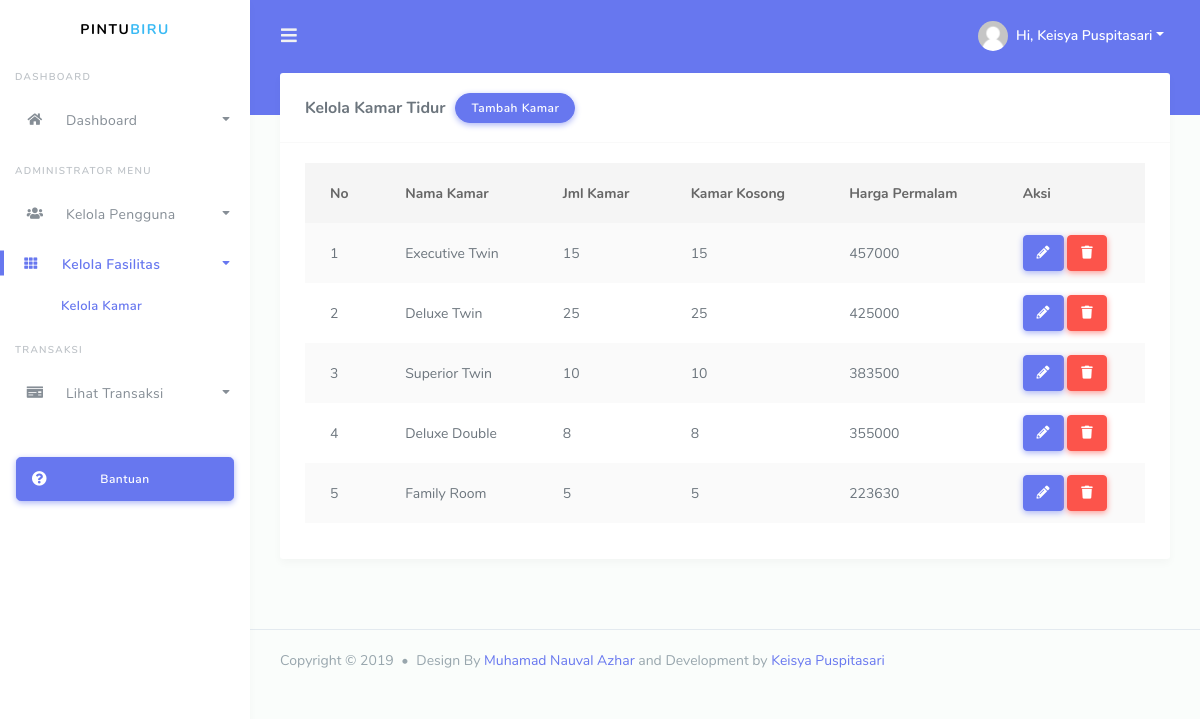
/admin/kamar.html (signed in), run on the app's committed database.
### tables this page shows
CREATE TABLE `tb_room` (
  `id_room` int(11) NOT NULL,
  `nama_room` varchar(50) NOT NULL,
  `jml_kamar` int(11) NOT NULL,
  `size_dewasa` int(11) NOT NULL,
  `size_anak` int(11) NOT NULL,
  `jml_tersedia` int(11) NOT NULL,
  `kasur_ranjang` int(11) NOT NULL,
  `kasur_single` int(11) NOT NULL,
  `harga` int(11) NOT NULL
);

### db/Kamar.php (called while the page is built, shortened)
<?php
    class Kamar
    {
        public function __construct()
        {
            require 'Koneksi.php';
            $this->db = $koneksi;
        }
        public function read()
        {
            $sql = "SELECT * from tb_room";
            $stmt = $this->db->prepare($sql);
            $stmt->execute();
            return $stmt;
        }
    }
?>

### admin/page/kamar/index.php (the view, shortened to what this page needs)
<?php
    require '../db/Kamar.php';
    $kamar = new Kamar();
?>
<div class="main-content">
    <section class="section">
        <div class="row">
            <div class="col-lg-12 col-md-12 col-12 col-sm-12">
                <div class="card">
                <div class="card-header">
                    <h4>Kelola Kamar Tidur</h4>
                    <button class="btn btn-primary" id="btnSwitch">Tambah Kamar</button>
                </div>
                <div class="card-body" id="table">
                    <table id="datatable" class="table table-striped">
                        <thead>
                            <tr>
                                <th>No</th>
                                <th>Nama Kamar</th>
                                <th>Jml Kamar</th>
                                <th>Kamar Kosong</th>
                                <th>Harga Permalam</th>
                                <th>Aksi</th>
                            </tr>
                        </thead>
                        <tbody>
                            <?php
                                $data = $kamar->read();
                                $no = 1;
                                while($row = $data->fetch(PDO::FETCH_ASSOC)){
                            ?>
                                <tr>
                                    <td><?= $no ?></td>
                                    <td><?= $row['nama_room'] ?></td>
                                    <td><?= $row['jml_kamar'] ?></td>
                                    <td><?= $row['jml_tersedia'] ?></td>
                                    <td><?= $row['harga'] ?></td>
                                    <td>
                                        <button class="btn btn-primary" onclick="update_data('<?= $row['id_room'] ?>')"><i class="fas fa-pencil-alt"></i></button>
                                        <button class="btn btn-danger" onclick="delete_data('<?= $row['id_room'] ?>')"><i class="fas fa-trash"></i></button>
                                    </td>
                                </tr>
                            <?php $no++;} ?>
                        </tbody>
                    </table>
                </div>
            </div>
        </div>
    </section>
</div>

### admin/index.php (shortened to what this page needs)
<!DOCTYPE html>
<html lang="en">
<head>
  <link rel="stylesheet" href="assets/modules/bootstrap/css/bootstrap.min.css">
  <link rel="stylesheet" href="assets/modules/fontawesome/css/all.min.css">
  <link rel="stylesheet" href="assets/modules/jqvmap/dist/jqvmap.min.css">
  <link rel="stylesheet" href="assets/modules/weather-icon/css/weather-icons.min.css">
  <link rel="stylesheet" href="assets/modules/weather-icon/css/weather-icons-wind.min.css">
  <link rel="stylesheet" href="assets/modules/summernote/summernote-bs4.css">
  <link rel="stylesheet" href="assets/modules/izitoast/css/iziToast.min.css">
  <link rel="stylesheet" href="assets/css/style.css">
  <link rel="stylesheet" href="assets/css/components.css">
  <link rel="stylesheet" href="assets/modules/datatable/datatables.min.css">
</head>
<body>
  <div id="app">
    <div class="main-wrapper main-wrapper-1">
        <?php require 'assets/navbar.php'; ?>
        <?php require 'assets/sidebar.php'; ?>
      <?php
        if(empty($_GET['page'])){
          require 'page/beranda.php';
        }elseif($_GET['page']=='administrator'){
          require 'page/administrator/index.php';
        }elseif($_GET['page']=='kamar'){
          require 'page/kamar/index.php';
        }elseif($_GET['page']=='customer'){
          require 'page/costumer/index.php';
        }elseif($_GET['page']=='transaksi'){
          require 'page/transaksi/index.php';
        }
      ?>
      <?php require 'assets/footer.php'; ?>
    </div>
  </div>
</body>
</html>

### admin/assets/navbar.php (shortened to what this page needs)
<div class="navbar-bg"></div>
<nav class="navbar navbar-expand-lg main-navbar">
    <form class="form-inline mr-auto">
        <ul class="navbar-nav mr-3">
            <li><a href="#" data-toggle="sidebar" class="nav-link nav-link-lg"><i class="fas fa-bars"></i></a></li>
        </ul>
    </form>
    <ul class="navbar-nav navbar-right">
        <li class="dropdown"><a href="#" data-toggle="dropdown" class="nav-link dropdown-toggle nav-link-lg nav-link-user">
        <img alt="image" src="../media/photo/<?= $_SESSION['photo'] ?>" class="rounded-circle mr-1">
        <div class="d-sm-none d-lg-inline-block">Hi, <?= $_SESSION['nama'] ?></div></a>
        </li>
    </ul>
</nav>

### admin/assets/sidebar.php (shortened to what this page needs)
<div class="main-sidebar sidebar-style-2">
    <aside id="sidebar-wrapper">
        <div class="sidebar-brand">
            <a href="index.html">Pintu<span class="text-info">Biru</span></a>
        </div>
        <ul class="sidebar-menu">
            <li class="menu-header">Dashboard</li>
            <li class="dropdown <?php if(empty($_GET['page'])){echo "active";}?> ">
            <a href="#" class="nav-link has-dropdown"><i class="fas fa-home"></i><span>Dashboard</span></a>
            </li>
            <li class="menu-header">Administrator Menu</li>
            <li class="dropdown <?php if($_GET['page']=='administrator'||$_GET['page']=='customer'){echo "active";}?>">
                <a href="#" class="nav-link has-dropdown" data-toggle="dropdown"><i class="fas fa-users"></i> <span>Kelola Pengguna</span></a>
            </li>
            <li class="dropdown <?php if($_GET['page']=='kamar'||$_GET['page']=='food'){echo "active";}?>">
                <a href="#" class="nav-link has-dropdown"><i class="fas fa-th"></i> <span>Kelola Fasilitas</span></a>
                <ul class="dropdown-menu">
                    <li class="<?php if($_GET['page']=='kamar'){echo "active";}?>"><a class="nav-link" href="kamar.html">Kelola Kamar</a></li>
                </ul>
            </li>
            <li class="menu-header">Transaksi</li>
            <li class="dropdown <?php if($_GET['page']=='transaksi'){echo "active";}?>">
                <a href="#" class="nav-link has-dropdown"><i class="fas fa-money-check"></i> <span>Lihat Transaksi</span></a>
            </li>
        </ul>
        <div class="mt-4 mb-4 p-3 hide-sidebar-mini">
            <a href="https://facebook.com/keisya.annajma" class="btn btn-primary btn-lg btn-block btn-icon-split">
            <i class="fas fa-question-circle"></i> Bantuan
            </a>
        </div>
    </aside>
</div>

### admin/assets/footer.php (shortened to what this page needs)
<footer class="main-footer">
    <div class="footer-left">
        Copyright &copy; <?= date('Y') ?> <div class="bullet"></div> Design By <a href="https://nauval.in/">Muhamad Nauval Azhar</a>
        and Development by <a href="https://facebook.com/keisya.annajma"> Keisya Puspitasari</a>
    </div>
</footer>

### data on the page
tb_room: nama_room "Executive Twin", jml_kamar "15", jml_tersedia "15", harga "457000"
tb_room: nama_room "Deluxe Twin", jml_kamar "25", jml_tersedia "25", harga "425000"
tb_room: nama_room "Superior Twin", jml_kamar "10", jml_tersedia "10", harga "383500"
tb_room: nama_room "Deluxe Double", jml_kamar "8", jml_tersedia "8", harga "355000"
tb_room: nama_room "Family Room", jml_kamar "5", jml_tersedia "5", harga "223630"

### other printed values
$_SESSION['nama'] "Keisya Puspitasari"
